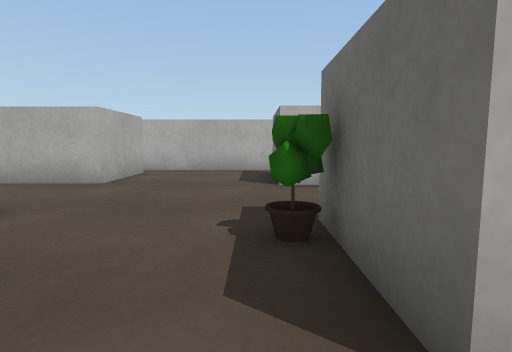
View 1 (above)

16 first-person views from a walk through a scene from a Unity 3-D project. The camera is 0.49 m above the floor, tilts 6° down and sees 80° across. The floor is counted in squares, 0.5 m on a side. Each view is taken from the middle of a square. On the plan, view 1 faces up. The plan holds only what a view shows up to about 12 squares ahead; the rest is blank. Some animated figures are left out. Surface patterns are stand-ins for the level's own textures.

View 2
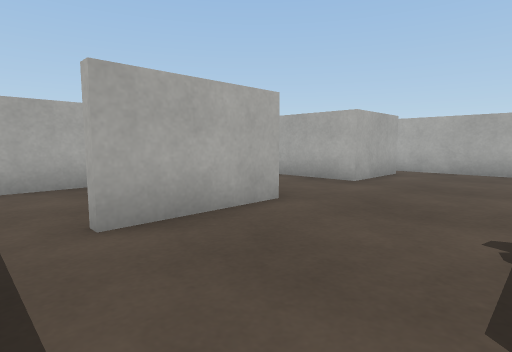

View 3
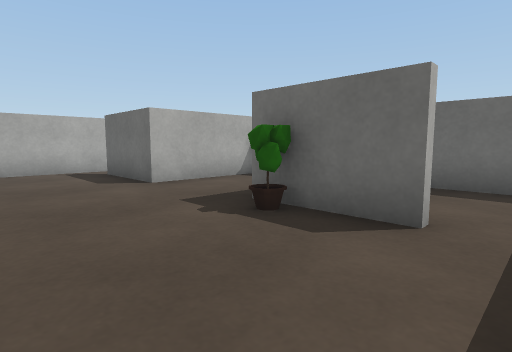

View 4
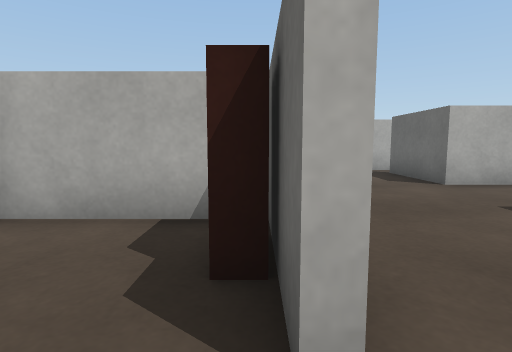

View 5
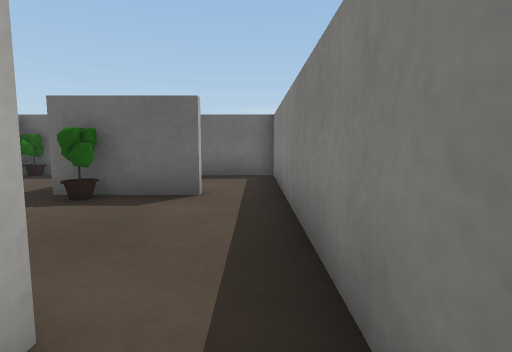

View 6
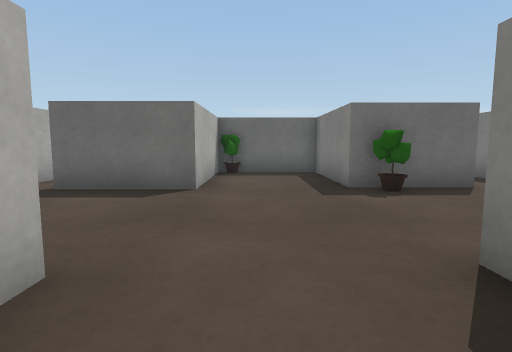

View 7
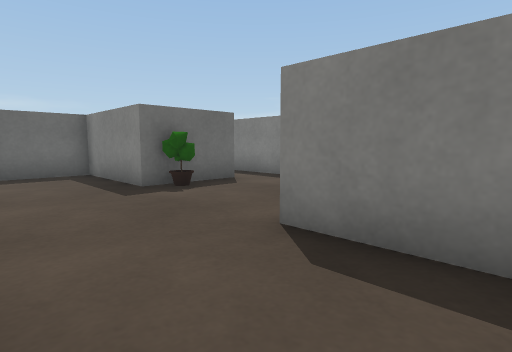

View 8
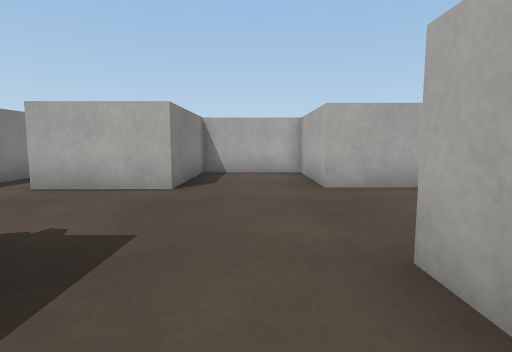

View 9
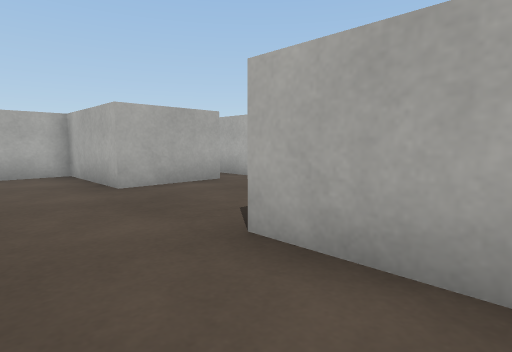

View 10
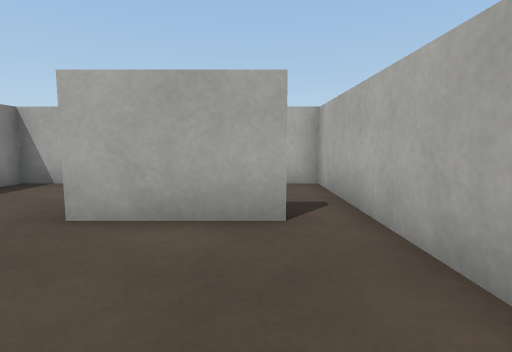

View 11
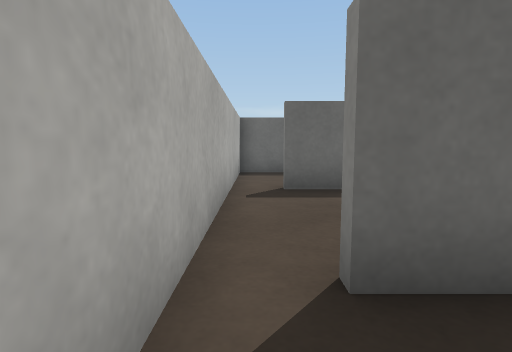

View 12
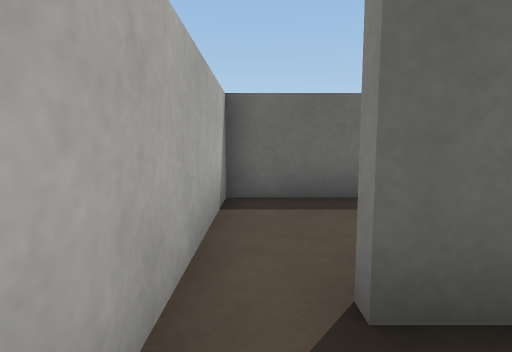

View 13
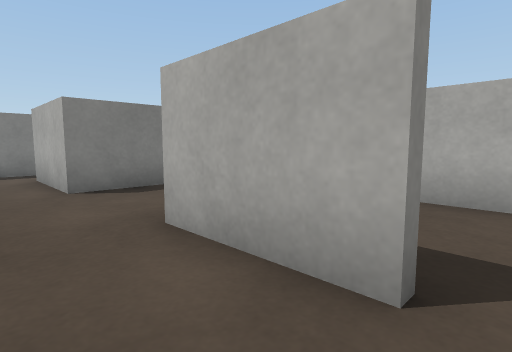

View 14
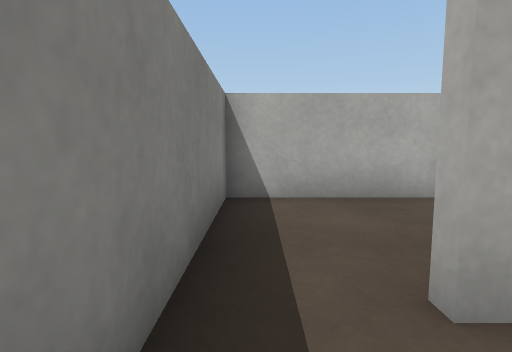

View 15
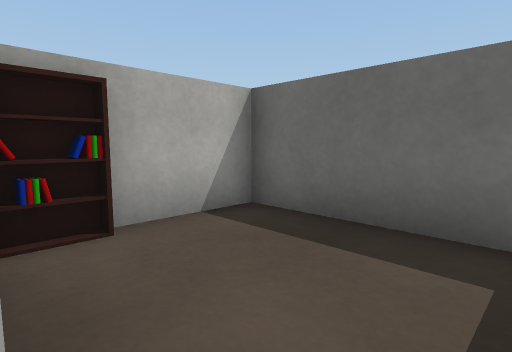

View 16
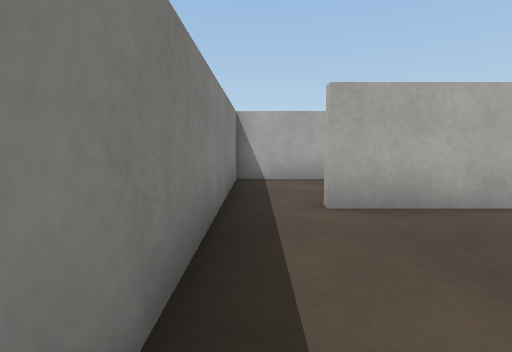

### Floor plan
Points are (right, up) in squares from view 1. A wall is a line through its corners. A room is listed if a view was taken in it or the views show most of it. See-through windows are left out.
Room 1 (views 1, 2, 3, 4, 5, 6, 7, 8, 9, 10, 12, 13, 14, 15, 16)
walls: (-4.5, 3.9) (-7.4, 3.9); (-3.8, 1) (-3.8, 4); (0.8, 1) (0.8, 3.9) (4.6, 3.9) (4.6, 7.3) (0.6, 7.3) (0.6, 10.5); (-3.8, 10.5) (-3.8, 7.6) (-7.6, 7.6) (-7.6, 4.2) (-3.6, 4.2) (-3.6, 1); (-7.6, 3.4) (-7.6, -0.6) (1.6, -0.6); (0.6, 11.6) (-3.6, 11.6)
ways out: opening at (-4, 11) to room 2; opening at (1, 0.5) to room 3; opening at (1, 11) to room 4
objects: other object (-4, 3); other object (0, 3)
Room 2 (view 11)
walls: (-4.1, 9.2) (-4.1, 10.5); (-3.6, 11.6) (-7.6, 11.6) (-7.6, 9.2)
ways out: opening at (-4, 11) to room 1
Room 3 (no view inside)
walls: (1.6, -0.6) (4.6, -0.6) (4.6, 3.7) (2.2, 3.7)
ways out: opening at (1, 0.5) to room 1
objects: other object (2, 3)
Room 4 (no view inside)
walls: (4.6, 9) (4.6, 11.6) (0.6, 11.6)
ways out: opening at (1, 11) to room 1

Where each view was taken, in squares from view 1:
view 1: 0 up, 0 right, facing up
view 2: 0 up, 0 right, facing up-left
view 3: 0 up, 3 left, facing up-right
view 4: 0 up, 4 left, facing up
view 5: 0 up, 5 left, facing right
view 6: 6 up, 6 left, facing right
view 7: 7 up, 6 left, facing down-right
view 8: 6 up, 3 right, facing left
view 9: 5 up, 3 right, facing up-left
view 10: 10 up, 0 right, facing left
view 11: 11 up, 6 left, facing right
view 12: 11 up, 1 left, facing right
view 13: 11 up, 2 left, facing down-left
view 14: 0 up, 2 left, facing left
view 15: 0 up, 1 right, facing up-right
view 16: 0 up, 1 right, facing left
